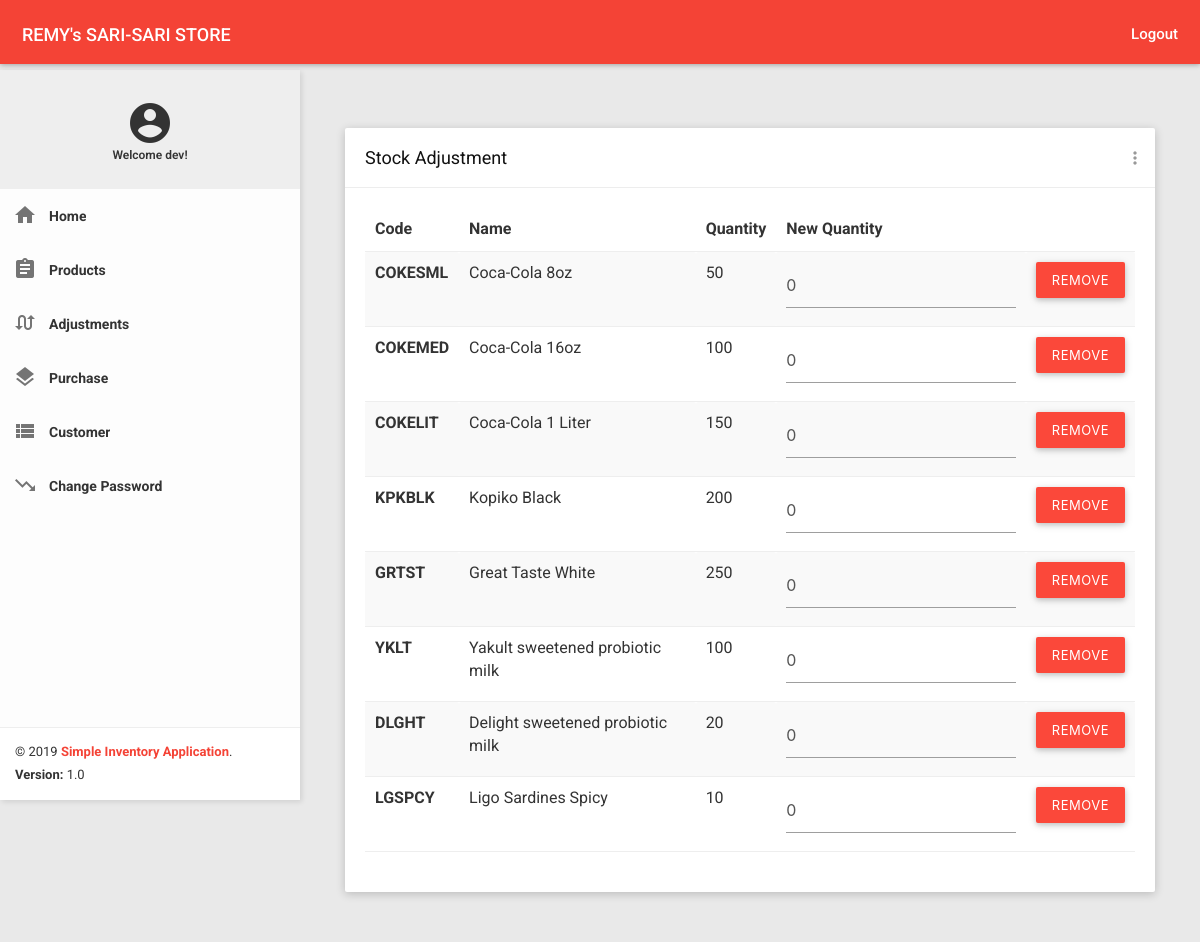
The page /adjustment (signed in) on the database its author committed.
### app.py (models this page shows, shortened)
class User(db.Model, UserMixin):
    __tablename__ = 'user'
    id = db.Column(db.Integer, primary_key=True)
    username = db.Column(db.String(10), unique=True)
    password = db.Column(db.String(200))

class AdjustmentHeader(db.Model):
    __tablename__ = 'adjustment_header'
    id = db.Column(db.Integer, primary_key=True)
    description = db.Column(db.String(30))
    adjustment_details = db.relationship('AdjustmentDetail', backref='adjustment_reference')

class AdjustmentDetail(db.Model):
    __tablename__ = 'adjustment_detail'
    id = db.Column(db.Integer, primary_key=True)
    quantity_adjust = db.Column(db.Integer)
    adjustment_header_id = db.Column(db.Integer, db.ForeignKey('adjustment_header.id'))
    product_id = db.Column(db.Integer, db.ForeignKey('product.id'))

class Product(db.Model):
    __tablename__ = 'product'
    id = db.Column(db.Integer, primary_key=True)
    code = db.Column(db.String(30), unique=True)
    name = db.Column(db.String(50))
    price = db.Column(db.Float)
    quantity = db.Column(db.Integer)
    created_at = db.Column(db.DateTime, default=datetime.utcnow)
    updated_at = db.Column(db.DateTime, default=datetime.utcnow)
    adjustment_line = db.relationship('AdjustmentDetail',backref='adjustment_detail')
    purchase_line = db.relationship('PurchaseDetail',backref='purchase_detail')

### app.py (the view, shortened to what this page needs)
@app.route('/adjustment', methods=['POST','GET'])
@login_required
def adjustment():
    adjustment_header = AdjustmentHeader.query.filter_by(id=1).first_or_404()
    if request.method == 'GET':
        return render_template('adjustment.html',
            adjustment_header=adjustment_header,
            message='',
            css_class=''
        )

### app.py (called while the page is built)
@login_manager.user_loader
def load_user(user_id):
    return User.query.get(int(user_id))

### templates/adjustment.html (shortened to what this page needs)
﻿{% extends 'base.html' %}
{% block customcss %}
    <link href="../static/all-themes.css" rel="stylesheet">
{% endblock %}
{% set bodyclass = 'theme-red' %}
{% block content %}
    {% include './includes/nav.html' %}
    <section class="content">
        <div class="container-fluid">
            <form method='POST'>
            <div class="row clearfix">
                <div class="col-lg-12 col-md-12 col-sm-12 col-xs-12">
                    <div class="card">
                        <div class="header">
                            <h2> {{ adjustment_header.description }} </h2>
                            <ul class="header-dropdown m-r--5">
                                <li class="dropdown">
                                    <a href="javascript:void(0);" class="dropdown-toggle" data-toggle="dropdown" role="button" aria-haspopup="true" aria-expanded="false">
                                        <i class="material-icons">more_vert</i>
                                    </a>
                                </li>
                            </ul>
                        </div>
                        <div class="body table-responsive">
                            <table class="table table-striped">
                                <thead>
                                    <tr>
                                        <th>Code</th>
                                        <th>Name</th>
                                        <th>Quantity</th>
                                        <th>New Quantity</th>
                                        <th></th>
                                    </tr>
                                </thead>
                                <tbody>
                                    {% for adjustment_detail in adjustment_header.adjustment_details[:] %}
                                        <tr>
                                            <th scope="row">{{ adjustment_detail.adjustment_detail.code }}</th>
                                            <td>{{ adjustment_detail.adjustment_detail.name }}</td>
                                            <td>{{ adjustment_detail.adjustment_detail.quantity }}</td>
                                            <td>
                                                <input type="number" name="{{ adjustment_detail.id }}" class="form-control" value="{{ adjustment_detail.quantity_adjust }}">
                                            </td>
                                            <td>
                                                <button type="submit" class="btn btn-danger waves-effect" name="submit_type" value="DEL-{{ adjustment_detail.id }}">Remove</button>
                                            </td>
                                        </tr>
                                    {% endfor %}
                                </tbody>
                            </table>
                        </div>
                    </div>
                </div>
            </div>
            </form>
        </div>
    </section>
{% endblock %}

### templates/includes/nav.html (shortened to what this page needs)
    <nav class="navbar">
        <div class="container-fluid">
            <div class="navbar-header">
                <a class="navbar-brand" href="/home"><strong>REMY's SARI-SARI STORE</strong></a>
            </div>
            <div class="collapse navbar-collapse" id="navbar-collapse">
                <ul class="nav navbar-nav navbar-right">
                    <li><a href="/logout" class="js-search" data-close="true"><strong>Logout</strong></a></li>
                </ul>
            </div>
        </div>
    </nav>
    <section>
        <aside id="leftsidebar" class="sidebar">
            <div class="menu">
                <ul class="list">
                    <li class="header align-center">
                        <br>
                        <div class="demo-google-material-icon"> <i class="material-icons md-48">account_circle</i></div>
                        <span class="icon-name">
                            Welcome {{ current_user.username }}!
                        </span>
                        <br> <br>
                    </li>
                    <li>
                        <a href="/home">
                            <i class="material-icons">home</i>
                            <span>Home</span>
                        </a>
                    </li>
                    <li>
                        <a href="/products">
                            <i class="material-icons">assignment</i>
                            <span>Products</span>
                        </a>
                    </li>
                    <li>
                        <a href="/adjustment">
                            <i class="material-icons">swap_calls</i>
                            <span>Adjustments</span>
                        </a>
                    </li>
                    <li>
                        <a href="/purchase">
                            <i class="material-icons">layers</i>
                            <span>Purchase</span>
                        </a>
                    </li>
                    <li>
                        <a href="/customers">
                            <i class="material-icons">view_list</i>
                            <span>Customer</span>
                        </a>
                    </li>
                    <li>
                        <a href="/changepassword">
                            <i class="material-icons">trending_down</i>
                            <span>Change Password</span>
                        </a>
                    </li>
                </ul>
            </div>
            <div class="legal">
                <div class="copyright">
                    &copy; 2019 <a href="javascript:void(0);">Simple Inventory Application</a>.
                </div>
                <div class="version">
                    <b>Version: </b> 1.0
                </div>
            </div>
        </aside>
    </section>

### static/waves.css (style rules this page uses)
.waves-effect { position: relative; cursor: pointer; display: inline-block; overflow: hidden; -webkit-user-select: none; -moz-user-select: none; -ms-user-select: none; user-select: none; -webkit-tap-highlight-color: transparent; }
.waves-block { display: block; }

### static/all-themes.css (style rules this page uses)
.theme-red .navbar-brand { color: #fff; }
.theme-red .nav > li > a { color: #fff; }
.theme-red .sidebar .legal { background-color: #fff; }
.theme-red .sidebar .legal .copyright a { color: #F44336 !important; }

### rows shown on the page
User: username "dev"
AdjustmentHeader: description "Stock Adjustment"
AdjustmentDetail: adjustment_detail.code "COKESML", adjustment_detail.name "Coca-Cola 8oz", adjustment_detail.quantity "50", quantity_adjust "0"
AdjustmentDetail: adjustment_detail.code "COKEMED", adjustment_detail.name "Coca-Cola 16oz", adjustment_detail.quantity "100", quantity_adjust "0"
AdjustmentDetail: adjustment_detail.code "COKELIT", adjustment_detail.name "Coca-Cola 1 Liter", adjustment_detail.quantity "150", quantity_adjust "0"
AdjustmentDetail: adjustment_detail.code "KPKBLK", adjustment_detail.name "Kopiko Black", adjustment_detail.quantity "200", quantity_adjust "0"
AdjustmentDetail: adjustment_detail.code "GRTST", adjustment_detail.name "Great Taste White", adjustment_detail.quantity "250", quantity_adjust "0"
AdjustmentDetail: adjustment_detail.code "YKLT", adjustment_detail.name "Yakult sweetened probiotic milk", adjustment_detail.quantity "100", quantity_adjust "0"
AdjustmentDetail: adjustment_detail.code "DLGHT", adjustment_detail.name "Delight sweetened probiotic milk", adjustment_detail.quantity "20", quantity_adjust "0"
AdjustmentDetail: adjustment_detail.code "LGSPCY", adjustment_detail.name "Ligo Sardines Spicy", adjustment_detail.quantity "10", quantity_adjust "0"
